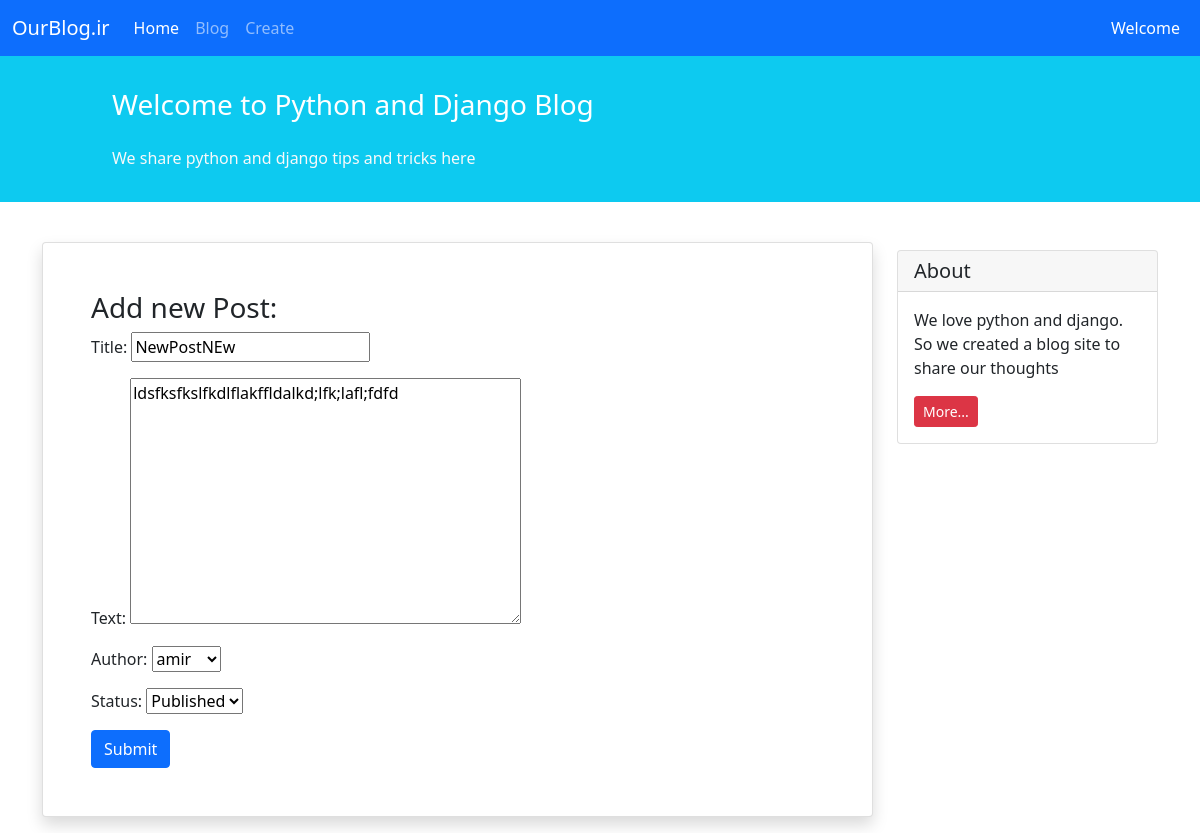
Page /blog/12/edit/ on the committed database.
### blog/models.py (models this page shows, shortened)
class Post(models.Model):
    STATUS_CHOICES = (
        ('pub', 'Published'),
        ('drf', 'Draft'),
    )
    title = models.CharField(max_length=100)
    text = models.TextField()
    author = models.ForeignKey('auth.User', on_delete=models.CASCADE)
    datetime_created = models.DateTimeField(auto_now_add=True)
    datetime_modified = models.DateTimeField(auto_now=True)
    status = models.CharField(choices=STATUS_CHOICES, max_length=3)

### blog/views.py (the view)
# urls.py: path('<int:pk>/edit/', post_edit_view, name='post_edit'),
def post_edit_view(request, pk):
    post = get_object_or_404(Post, pk=pk)
    form = NewPostForm(request.POST or None, instance=post)
    if form.is_valid():
        form.save()
        return redirect('posts_list')
    return render(request, 'blog/post_create.html', context={'form': form})

### blog/forms.py
class NewPostForm(forms.ModelForm):
    class Meta:
        model = Post
        fields = ['title', 'text', 'author', 'status']

### blog/templates/blog/post_create.html (shortened to what this page needs)
{% extends '_base.html' %}
{% block content %}
    <div class="container mt-4">
        <div class="row">
            <div class="col-9">
                <div class="card shadow my-3 p-5">
                    <h3>Add new Post:</h3>
                    <form method="POST">
                            {{ form.as_p }}
                        <button type="submit" class="btn btn-primary">Submit</button>
                    </form>
                </div>
            </div>
            <div class="col-3">
                <div class="card my-4">
                    <h5 class="card-header">About</h5>
                    <div class="card-body">
                        <p class="card-text">We love python and django. So we created a blog site to share our
                            thoughts</p>
                        <a href="#"
                           class="btn btn-sm btn-danger">
                            More...
                        </a>
                    </div>
                </div>
            </div>
        </div>
    </div>
{% endblock content %}

### rows in the picture
Post: title "NewPostNEw", text "ldsfksfkslfkdlflakffldalkd;lfk;lafl;fdfd", author "amir", status "Published"
